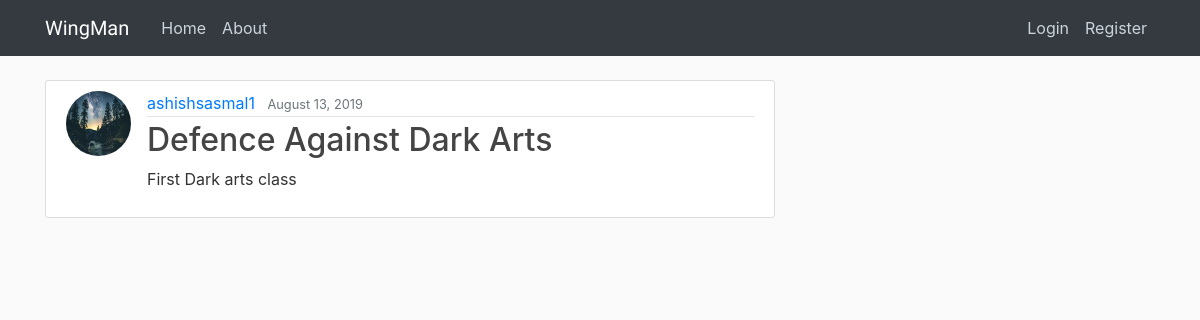
/post/1/, run on an earlier commit of the app's database.
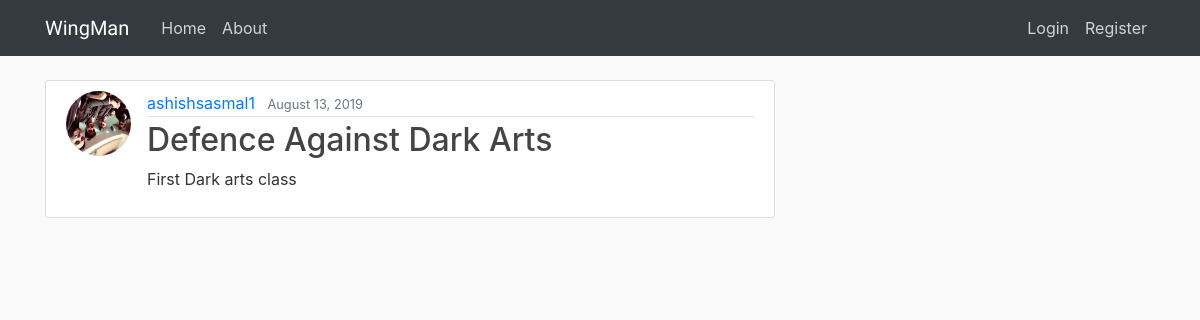
And on a later commit of the database.
### blog/models.py (models this page shows, shortened)
class Post(models.Model):
	title=models.CharField(max_length=100)
	content=models.TextField()
	date_posted=models.DateTimeField(default=timezone.now)
	author=models.ForeignKey(User,on_delete=models.CASCADE)

### users/models.py (models this page shows, shortened)
class Profile(models.Model):
    user = models.OneToOneField(User, on_delete=models.CASCADE)
    image = models.ImageField(default='default.jpg', upload_to='profile_pics')

### blog/views.py (the view)
# urls.py: path('post/<int:pk>/',views.PostDetailView.as_view(),name='post-detail'),
class PostDetailView(DetailView):
	model = Post

### blog/templates/blog/post_detail.html (shortened to what this page needs)
{% extends 'blog/base.html' %}
{% block content %}
			<article class="media content-section">
      <img class="rounded-circle article-img" src="{{object.author.profile.image.url}}">
  <div class="media-body">
    <div class="article-metadata">
      <a class="mr-2" href="#">{{ object.author }}</a>
      <small class="text-muted">{{ object.date_posted | date:"F d, Y" }}</small>
    </div>
    <h2 class="article-title"> {{ object.title }}</h2>
    <p class="article-content">{{ object.content }}</p>
  </div>
  <br>
</article>
{% endblock content %}

What changed in the data, as far as the page shows it:
changed through a linked row, Post "Defence Against Dark Arts": author.profile.image: a different picture
